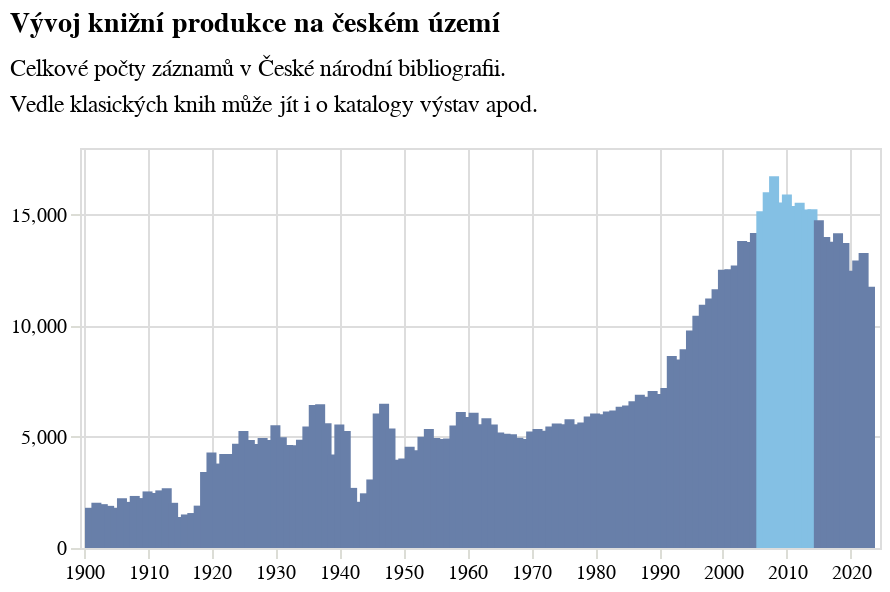

This figure's notebook cell:
### Code cell
alt.Chart(rocni_pocty.to_pandas(), title={'text': titulek, 'subtitle': podtitulek}).mark_bar(color="#7CA6E1").encode(
    alt.X('rok:T', title=None, axis=alt.Axis(domainOpacity=0, tickColor='#DCDDD6')),
    alt.Y('knih:Q', title=None, axis=alt.Axis(domainOpacity=0, tickColor='#DCDDD6')),
    color=alt.condition(
        'datum.knih > 15000',  # Using datum to reference the field value
        alt.value('#84c0e4'),
        alt.value('#687fa9')
    )).properties(width=400, height=200)

### Figure 1 — Vega-Lite specification as saved in the notebook (floating-point values rounded to 4 significant figures)
{"config": {"title": {"font": "Noticia Text", "fontSize": 14, "anchor": "start", "fontWeight": "bolder", "subtitleFont": "Noticia Text", "subtitleLineHeight": 18, "subtitleFontSize": 12, "subtitleFontWeight": "normal", "subtitlePadding": 10, "dy": -12}, "axis": {"labelFont": "Asap", "titleFont": "Asap", "fontWeight": "lighter", "titleFontWeight": "lighter", "labelFontSize": 10, "titleFontSize": 10, "labelPadding": 2, "titlePadding": 10}, "legend": {"labelFont": "Asap", "labelFontWeight": "normal", "titleFont": "Asap", "titleFontWeight": "normal", "labelFontSize": 10, "titleFontSize": 10}}, "data": {"name": "data-63f279cc7de3d204011331535bc61fff"}, "mark": {"type": "bar", "color": "#7CA6E1"}, "encoding": {"color": {"condition": {"test": "datum.knih > 15000", "value": "#84c0e4"}, "value": "#687fa9"}, "x": {"axis": {"domainOpacity": 0, "tickColor": "#DCDDD6"}, "field": "rok", "title": null, "type": "temporal"}, "y": {"axis": {"domainOpacity": 0, "tickColor": "#DCDDD6"}, "field": "knih", "title": null, "type": "quantitative"}}, "height": 200, "title": {"text": "Vývoj knižní produkce na českém území", "subtitle": ["Celkové počty záznamů v České národní bibliografii.", "Vedle klasických knih může jít i o katalogy výstav apod."]}, "width": 400, "$schema": "https://vega.github.io/schema/vega-lite/v5.8.0.json", "datasets": {"data-63f279cc7de3d204011331535bc61fff": [{"rok": "1901-01-01T00:00:00", "knih": 1810}, {"rok": "1902-01-01T00:00:00", "knih": 2037}, {"rok": "1903-01-01T00:00:00", "knih": 1973}, {"rok": "1904-01-01T00:00:00", "knih": 1897}, {"rok": "1905-01-01T00:00:00", "knih": 1811}, {"rok": "1906-01-01T00:00:00", "knih": 2239}, {"rok": "1907-01-01T00:00:00", "knih": 2075}, {"rok": "1908-01-01T00:00:00", "knih": 2342}, {"rok": "1909-01-01T00:00:00", "knih": 2246}, {"rok": "1910-01-01T00:00:00", "knih": 2546}, {"rok": "1911-01-01T00:00:00", "knih": 2475}, {"rok": "1912-01-01T00:00:00", "knih": 2593}, {"rok": "1913-01-01T00:00:00", "knih": 2689}, {"rok": "1914-01-01T00:00:00", "knih": 2034}, {"rok": "1915-01-01T00:00:00", "knih": 1395}, {"rok": "1916-01-01T00:00:00", "knih": 1509}, {"rok": "1917-01-01T00:00:00", "knih": 1573}, {"rok": "1918-01-01T00:00:00", "knih": 1906}, {"rok": "1919-01-01T00:00:00", "knih": 3421}, {"rok": "1920-01-01T00:00:00", "knih": 4303}, {"rok": "1921-01-01T00:00:00", "knih": 3800}, {"rok": "1922-01-01T00:00:00", "knih": 4233}, {"rok": "1923-01-01T00:00:00", "knih": 4229}, {"rok": "1924-01-01T00:00:00", "knih": 4691}, {"rok": "1925-01-01T00:00:00", "knih": 5261}, {"rok": "1926-01-01T00:00:00", "knih": 4855}, {"rok": "1927-01-01T00:00:00", "knih": 4682}, {"rok": "1928-01-01T00:00:00", "knih": 4945}, {"rok": "1929-01-01T00:00:00", "knih": 4861}, {"rok": "1930-01-01T00:00:00", "knih": 5528}, {"rok": "1931-01-01T00:00:00", "knih": 4981}, {"rok": "1932-01-01T00:00:00", "knih": 4635}, {"rok": "1933-01-01T00:00:00", "knih": 4628}, {"rok": "1934-01-01T00:00:00", "knih": 4870}, {"rok": "1935-01-01T00:00:00", "knih": 5467}, {"rok": "1936-01-01T00:00:00", "knih": 6439}, {"rok": "1937-01-01T00:00:00", "knih": 6469}, {"rok": "1938-01-01T00:00:00", "knih": 5613}, {"rok": "1939-01-01T00:00:00", "knih": 4207}, {"rok": "1940-01-01T00:00:00", "knih": 5558}, {"rok": "1941-01-01T00:00:00", "knih": 5266}, {"rok": "1942-01-01T00:00:00", "knih": 2705}, {"rok": "1943-01-01T00:00:00", "knih": 2079}, {"rok": "1944-01-01T00:00:00", "knih": 2461}, {"rok": "1945-01-01T00:00:00", "knih": 3084}, {"rok": "1946-01-01T00:00:00", "knih": 6052}, {"rok": "1947-01-01T00:00:00", "knih": 6490}, {"rok": "1948-01-01T00:00:00", "knih": 5381}, {"rok": "1949-01-01T00:00:00", "knih": 3973}, {"rok": "1950-01-01T00:00:00", "knih": 4030}, {"rok": "1951-01-01T00:00:00", "knih": 4555}, {"rok": "1952-01-01T00:00:00", "knih": 4400}, {"rok": "1953-01-01T00:00:00", "knih": 5005}, {"rok": "1954-01-01T00:00:00", "knih": 5357}, {"rok": "1955-01-01T00:00:00", "knih": 4948}, {"rok": "1956-01-01T00:00:00", "knih": 4908}, {"rok": "1957-01-01T00:00:00", "knih": 4927}, {"rok": "1958-01-01T00:00:00", "knih": 5513}, {"rok": "1959-01-01T00:00:00", "knih": 6125}, {"rok": "1960-01-01T00:00:00", "knih": 5891}, {"rok": "1961-01-01T00:00:00", "knih": 6082}, {"rok": "1962-01-01T00:00:00", "knih": 5564}, {"rok": "1963-01-01T00:00:00", "knih": 5844}, {"rok": "1964-01-01T00:00:00", "knih": 5556}, {"rok": "1965-01-01T00:00:00", "knih": 5192}, {"rok": "1966-01-01T00:00:00", "knih": 5144}, {"rok": "1967-01-01T00:00:00", "knih": 5122}, {"rok": "1968-01-01T00:00:00", "knih": 4960}, {"rok": "1969-01-01T00:00:00", "knih": 4906}, {"rok": "1970-01-01T00:00:00", "knih": 5243}, {"rok": "1971-01-01T00:00:00", "knih": 5355}, {"rok": "1972-01-01T00:00:00", "knih": 5273}, {"rok": "1973-01-01T00:00:00", "knih": 5468}, {"rok": "1974-01-01T00:00:00", "knih": 5604}, {"rok": "1975-01-01T00:00:00", "knih": 5568}, {"rok": "1976-01-01T00:00:00", "knih": 5792}, {"rok": "1977-01-01T00:00:00", "knih": 5567}, {"rok": "1978-01-01T00:00:00", "knih": 5643}, {"rok": "1979-01-01T00:00:00", "knih": 5915}, {"rok": "1980-01-01T00:00:00", "knih": 6048}, {"rok": "1981-01-01T00:00:00", "knih": 6023}, {"rok": "1982-01-01T00:00:00", "knih": 6138}, {"rok": "1983-01-01T00:00:00", "knih": 6191}, {"rok": "1984-01-01T00:00:00", "knih": 6353}, {"rok": "1985-01-01T00:00:00", "knih": 6418}, {"rok": "1986-01-01T00:00:00", "knih": 6603}, {"rok": "1987-01-01T00:00:00", "knih": 6898}, {"rok": "1988-01-01T00:00:00", "knih": 6804}, {"rok": "1989-01-01T00:00:00", "knih": 7070}, {"rok": "1990-01-01T00:00:00", "knih": 6926}, {"rok": "1991-01-01T00:00:00", "knih": 7202}, {"rok": "1992-01-01T00:00:00", "knih": 8637}, {"rok": "1993-01-01T00:00:00", "knih": 8488}, {"rok": "1994-01-01T00:00:00", "knih": 8939}, {"rok": "1995-01-01T00:00:00", "knih": 9788}, {"rok": "1996-01-01T00:00:00", "knih": 10456}, {"rok": "1997-01-01T00:00:00", "knih": 10944}, {"rok": "1998-01-01T00:00:00", "knih": 11230}, {"rok": "1999-01-01T00:00:00", "knih": 11641}, {"rok": "2000-01-01T00:00:00", "knih": 12519}, {"rok": "2001-01-01T00:00:00", "knih": 12548}, {"rok": "2002-01-01T00:00:00", "knih": 12717}, {"rok": "2003-01-01T00:00:00", "knih": 13813}, {"rok": "2004-01-01T00:00:00", "knih": 13772}, {"rok": "2005-01-01T00:00:00", "knih": 14177}, {"rok": "2006-01-01T00:00:00", "knih": 15155}, {"rok": "2007-01-01T00:00:00", "knih": 16014}, {"rok": "2008-01-01T00:00:00", "knih": 16727}, {"rok": "2009-01-01T00:00:00", "knih": 15552}, {"rok": "2010-01-01T00:00:00", "knih": 15912}, {"rok": "2011-01-01T00:00:00", "knih": 15394}, {"rok": "2012-01-01T00:00:00", "knih": 15536}, {"rok": "2013-01-01T00:00:00", "knih": 15229}, {"rok": "2014-01-01T00:00:00", "knih": 15245}, {"rok": "2015-01-01T00:00:00", "knih": 14750}, {"rok": "2016-01-01T00:00:00", "knih": 13999}, {"rok": "2017-01-01T00:00:00", "knih": 13783}, {"rok": "2018-01-01T00:00:00", "knih": 14163}, {"rok": "2019-01-01T00:00:00", "knih": 13728}, {"rok": "2020-01-01T00:00:00", "knih": 12478}, {"rok": "2021-01-01T00:00:00", "knih": 12938}, {"rok": "2022-01-01T00:00:00", "knih": 13276}, {"rok": "2023-01-01T00:00:00", "knih": 11758}]}}
